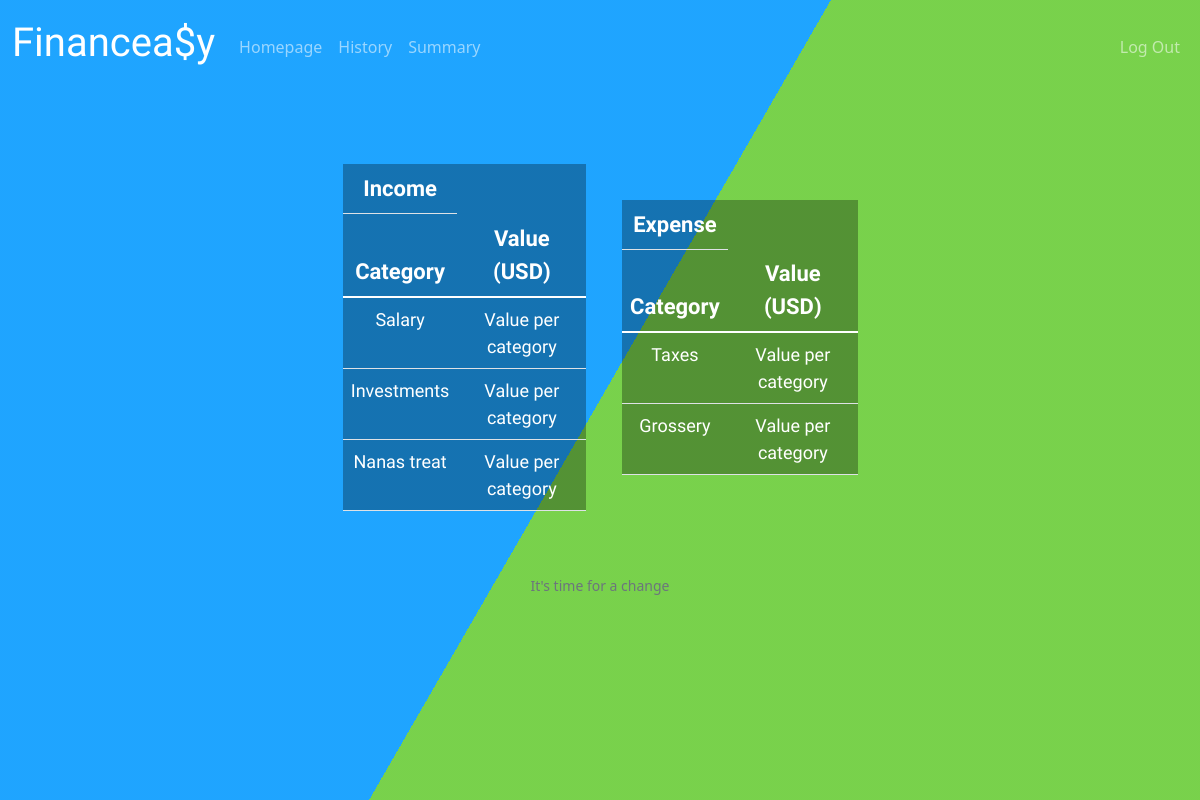
The page /summary (signed in) on the database its author committed.
### tables this page shows
CREATE TABLE balance (id INTEGER, user_id NUMERIC NOT NULL, timestamp TEXT, type TEXT NOT NULL, value NUMERIC NOT NULL, category TEXT NOT NULL, PRIMARY KEY (id), FOREIGN KEY (user_id) REFERENCES users(id));

### app.py (the view)
@app.route("/summary")
@login_required
def summary():
    categoryI = db.execute("SELECT DISTINCT category FROM balance WHERE type = 'Income' AND user_id = ?", session["user_id"])
    categoryE = db.execute("SELECT DISTINCT category FROM balance WHERE type = 'Expense' AND user_id = ?", session["user_id"])
    return render_template("summary.html", categoryI=categoryI, categoryE=categoryE)

### app.py (called while the page is built)
@app.after_request
def after_request(response):
    response.headers["Cache-Control"] = "no-cache, no-store, must-revalidate"
    response.headers["Expires"] = 0
    response.headers["Pragma"] = "no-cache"
    return response

### helpers.py (called while the page is built)
def login_required(f):
    @wraps(f)
    def decorated_function(*args, **kwargs):
        if session.get("user_id") is None:
            return redirect("/login")
        return f(*args, **kwargs)
    return decorated_function

### templates/summary.html (shortened to what this page needs)
{% extends "layout.html" %}
{% block main %}
    <div class="t-container">
        <div name="income table">
            <table id="table" style='margin-top: 30px' class="table table-hover">
            <thead style="font-size: 22px">
                <th>Income</th>
                <tr>
                <th scope="col"> Category </th>
                <th scope="col"> Value (USD) </th>
                </tr>
            </thead>
            <tbody>
                {% for row in categoryI %}
                <tr>
                <td>  {{ row["category"]}}  </td>
                <td> Value per category </td>
                </tr>
                {% endfor %}
            </body>
        <div name="expense table">
            <table id="table" style='margin-top: 30px' class="table table-hover">
            <thead style="font-size: 22px">
                <th>Expense</th>
                <tr>
                <th scope="col"> Category </th>
                <th scope="col"> Value (USD) </th>
                </tr>
            </thead>
            <tbody>
                {% for row in categoryE %}
                <tr>
                <td>  {{ row["category"]}}  </td>
                <td> Value per category </td>
                </tr>
                {% endfor %}
            </body>
            </table>
        </div>
{% endblock %}

### static/styles.css (style rules this page uses)
#table { font-family: 'Barlow Condensed', sans-serif; color: white; background: rgba(0,0,0,.30); font-size: 18px; max-width: 87%; min-width: 80%; margin-left: auto; margin-right: auto; }
.t-container { display: flex; justify-content:center ; align-items: center; font-family: 'Barlow Condensed', sans-serif; color: whitesmoke; flex-wrap: wrap; }
html { height:100%; }
body { margin:0; }

### rows shown on the page
balance: category "Salary"
balance: category "Investments"
balance: category "Nanas treat"
balance: category "Taxes"
balance: category "Grossery"
